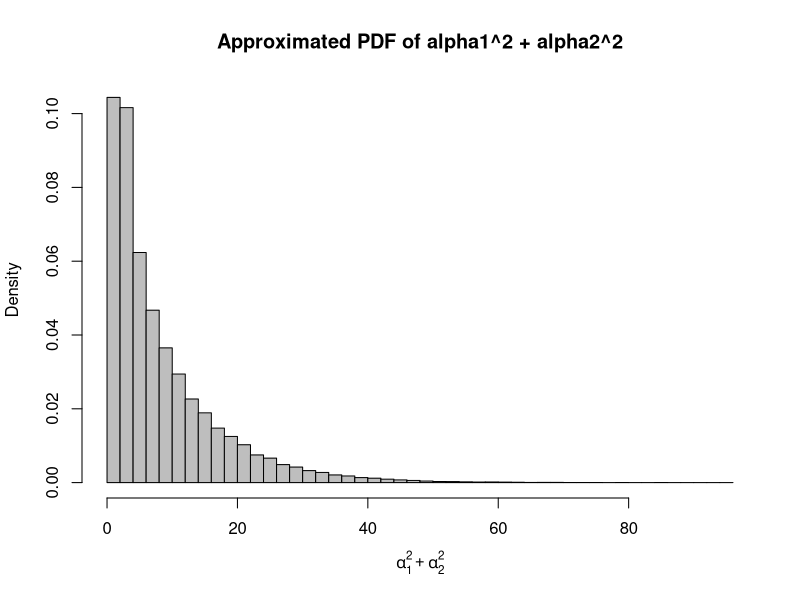
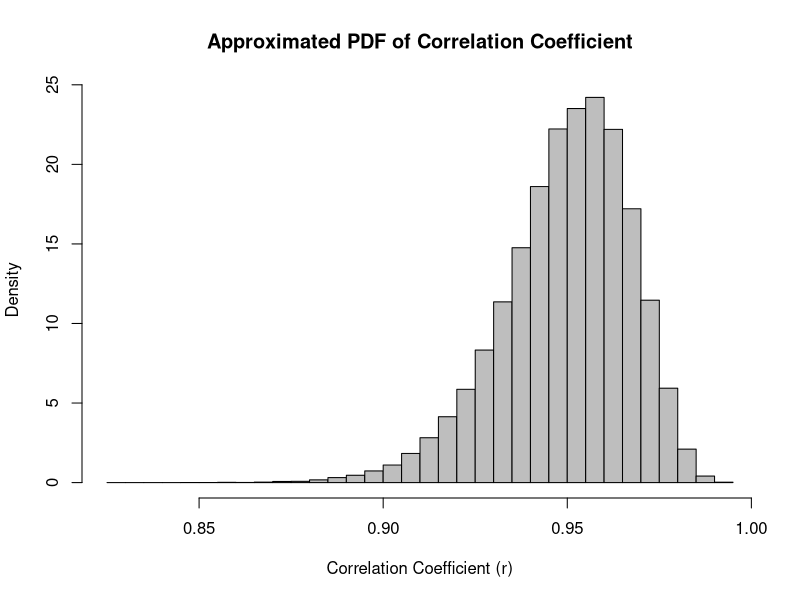

Reproduce these figures in R, in order.
n <- 20
alpha1 <- 2
alpha2 <- 1
sigma2_eps <- 4
num_simulations <- 1e5

sum_alpha_sq <- numeric(num_simulations)
for (sim in 1:num_simulations) {
  xi <- 1:n
  epsilon <- rnorm(n, mean = 0, sd = (sigma2_eps))
  Yi <- alpha1 + alpha2 * xi + epsilon
  model <- lm(Yi ~ xi)
  est_alpha1 <- coef(model)[1]
  est_alpha2 <- coef(model)[2]
  sum_alpha_sq[sim] <- est_alpha1^2 + est_alpha2^2
}

hist(sum_alpha_sq,
     probability = TRUE,
     breaks = 50,
     main = "Approximated PDF of alpha1^2 + alpha2^2",
     xlab = expression(alpha[1]^2 + alpha[2]^2),
     col = "gray")

mean_sum_alpha_sq <- mean(sum_alpha_sq)
var_sum_alpha_sq <- var(sum_alpha_sq)
cat("Mean of alpha1^2 + alpha2^2:", mean_sum_alpha_sq, "\n")
cat("Variance of alpha1^2 + alpha2^2:", var_sum_alpha_sq, "\n")

r_values <- numeric(num_simulations)
for (sim in 1:num_simulations) {
  xi <- 1:n
  epsilon <- rnorm(n, mean = 0, sd = sqrt(sigma2_eps))
  Yi <- alpha1 + alpha2 * xi + epsilon
  r_values[sim] <- cor(xi, Yi)
}

hist(r_values,
     probability = TRUE,
     breaks = 50,
     main = "Approximated PDF of Correlation Coefficient",
     xlab = "Correlation Coefficient (r)",
     col = "gray")

mean_r <- mean(r_values)
var_r <- var(r_values)
prob_range <- mean(r_values > 0.9 & r_values < 0.95)
cat("Mean of r:", mean_r, "\n")
cat("Variance of r:", var_r, "\n")
cat("P(0.9 < r < 0.95):", prob_range, "\n")
